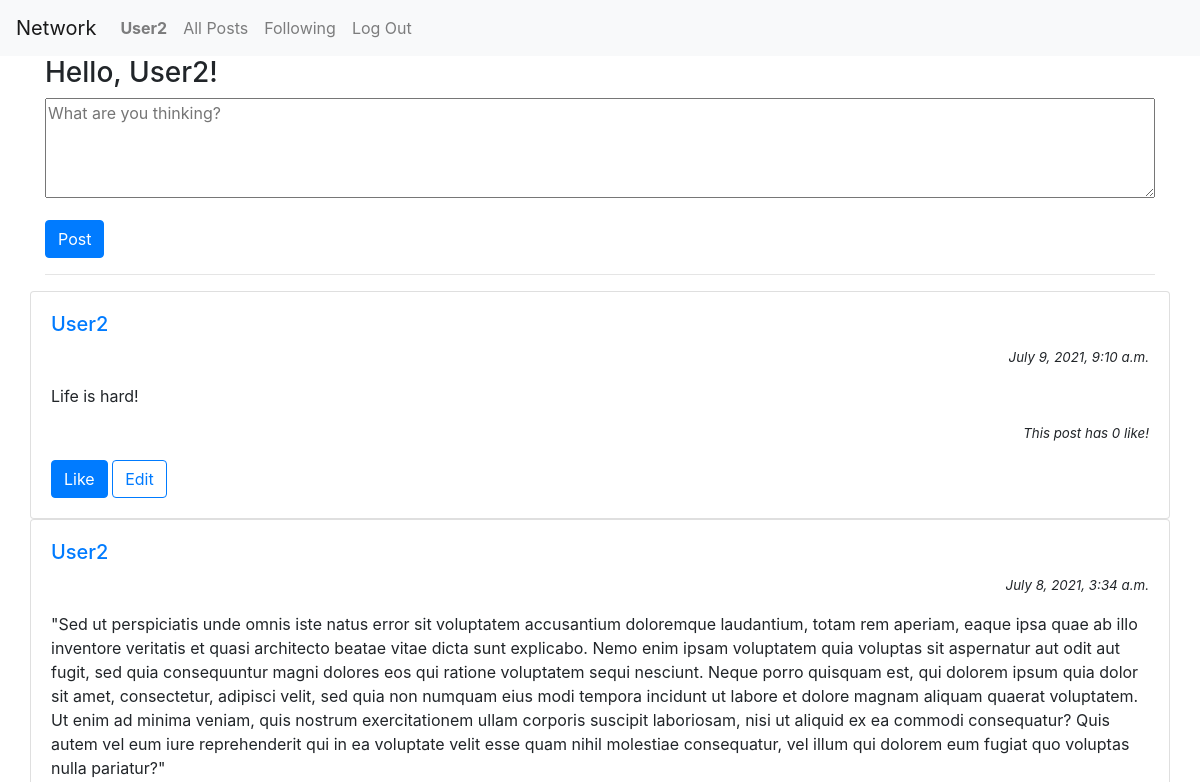
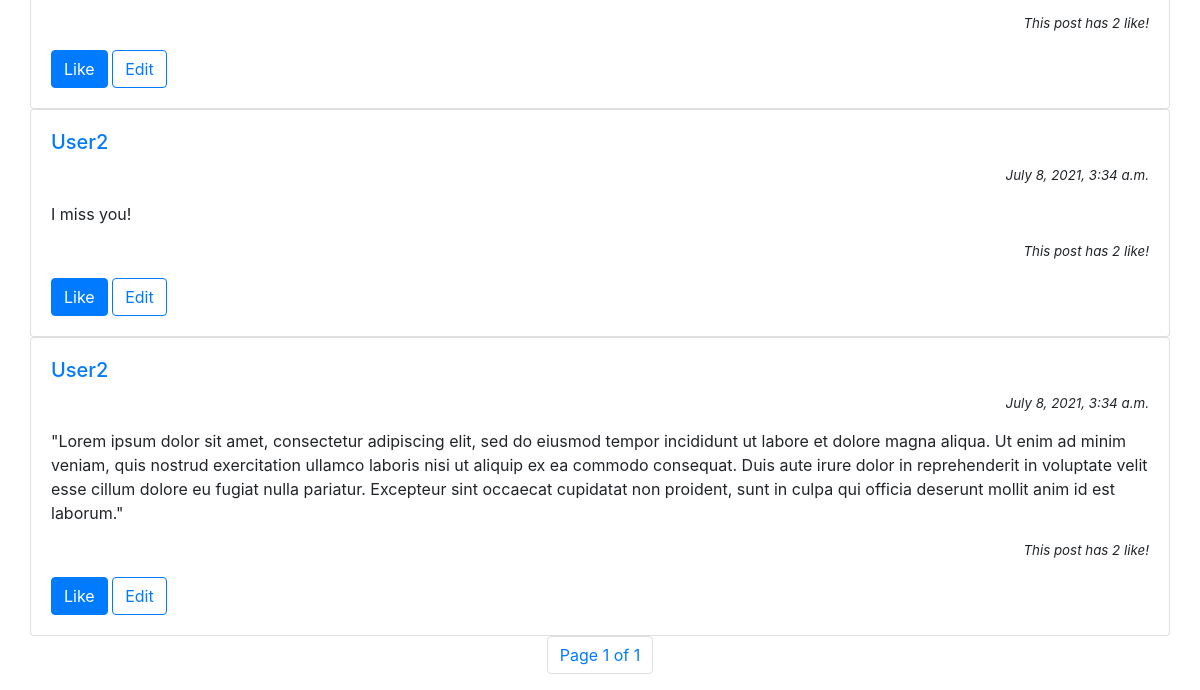
Before: / (signed in) with the older database file (2 pictures, top to bottom).
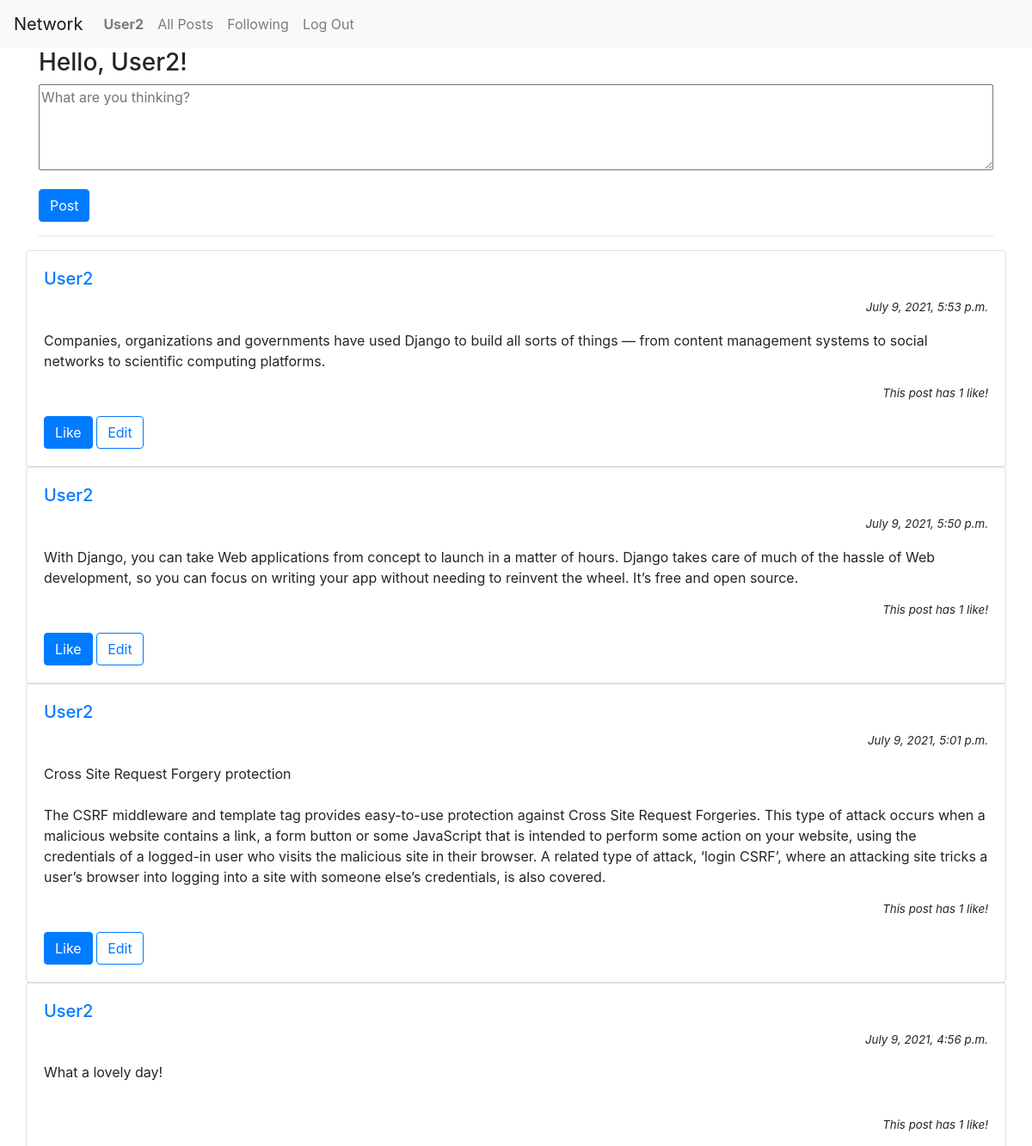
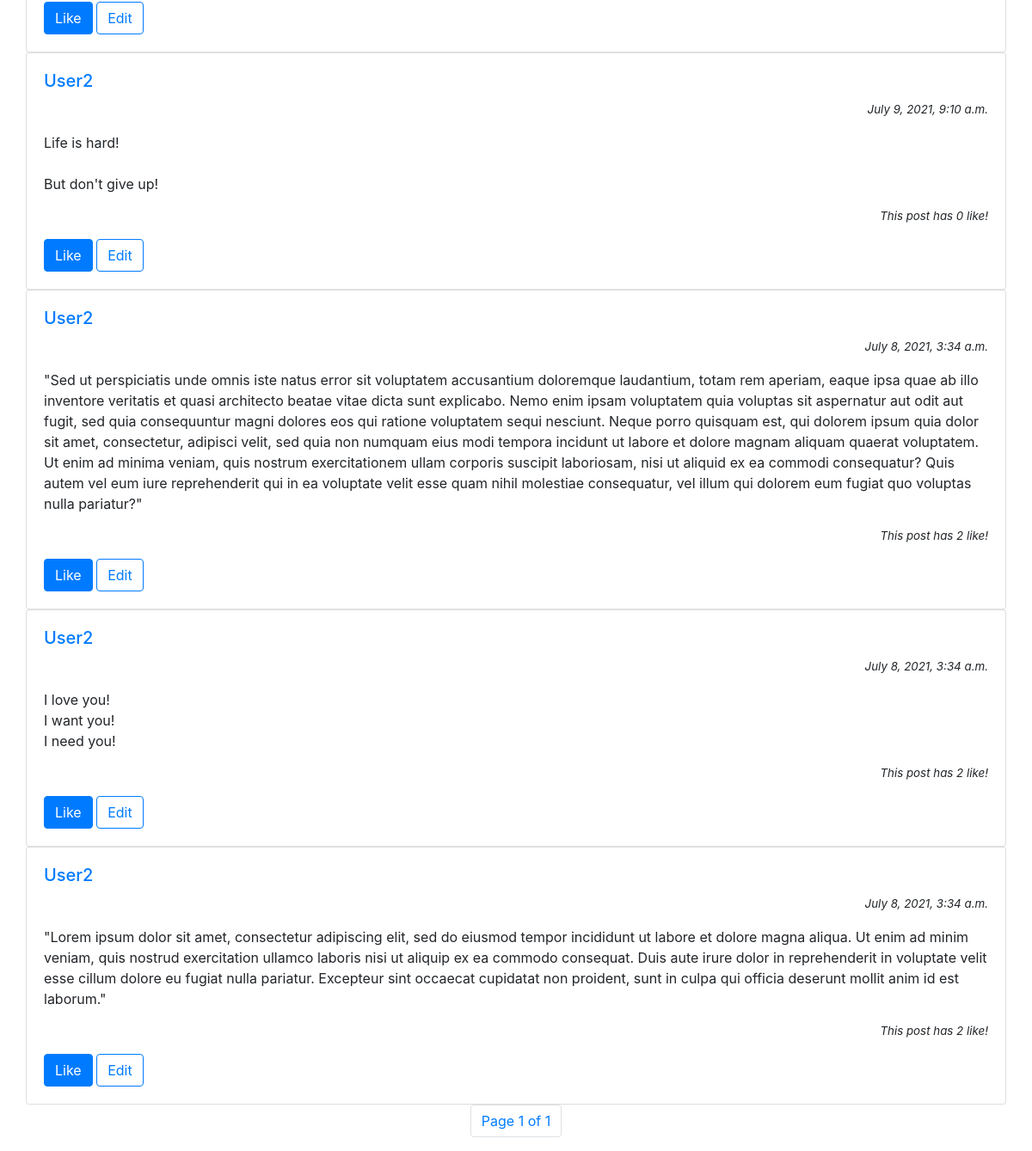
After: the same page with the newer database file (2 pictures, top to bottom).
### network/models.py (models this page shows, shortened)
class Post(models.Model):
    poster = models.ForeignKey(User, on_delete=models.CASCADE)
    content = models.TextField()
    date_created = models.DateTimeField(auto_now_add=True)
    last_modified = models.DateTimeField(auto_now=True)
    like = models.IntegerField(default=0)

class User(AbstractUser):
    followings = models.ManyToManyField('User', related_name='_followings')
    followers = models.ManyToManyField('User', related_name='_followers')
    liked = models.ManyToManyField('Post')

### network/views.py (the view, shortened to what this page needs)
# urls.py: path("", views.index, name="index"),
def index(request):
    if request.method == "GET":
        if request.user.is_authenticated:
            followings = request.user.followings.all()
            posts_list = Post.objects.filter(Q(poster__in=followings)|Q(poster=request.user)).order_by('-date_created')
            paginator = Paginator(posts_list, 10) # Show 3 posts per page.
            page_number = request.GET.get('page')
            posts = paginator.get_page(page_number)
            return render(request, "network/index.html", {
                'form': CreatePostForm(),
                'posts': posts
            })
        else:
            return render(request,"network/index.html")

### network/views.py
class CreatePostForm(ModelForm):
    class Meta:
        model = Post
        fields = ['content']
        widgets = {
            'content': Textarea(attrs={
                'placeholder': 'What are you thinking?'
            })
        }
        labels = {
            'content': ''
        }

### network/templates/network/index.html (shortened to what this page needs)
{% extends "network/layout.html" %}
{% block body %}
{% if user.is_authenticated %}
<div class="row">
    <div class="col-sm">
        <h3>Hello, {{ user.username }}!</h3>
        <form action=" {% url 'index' %}" method="POST">
            <div class="form-group">
                {{ form }}
            </div>
            <input type="submit" class="btn btn-primary" value="Post">
        </form>
        <hr>
    </div>
</div>
{% for post in posts %}
<div class="row">
    <div class="card" style="width: 100%;">
        <div class="card-body">
            <a href="{% url 'profile' post.poster.id %}">
                <h5 class="card-title">{{ post.poster }}</h5>
            </a>
            <p class="card-text" style="text-align: right; font-size: smaller; font-style: italic;">{{ post.date_created }}</p>
            <p id="content_{{ post.id }}" class="card-text" style="white-space: pre-wrap;">{{ post.content }}</p>
            <p id="like_display_{{ post.id }}" class="card-text" style="text-align: right; font-size: smaller; font-style: italic;">
                This post has {{ post.like }} like!</p>
            <button id="like_{{ post.id }}" type="button" class="btn btn-primary"
                onclick="likeFunction('{{ post.id }}')">Like</button>
            {% if post.poster == request.user %}
            <button id="edit_{{ post.id }}" type="button" class="btn btn-outline-primary"
                onclick="editFunction('{{ post.id }}')">Edit</button>
            {% endif %}
        </div>
    </div>
</div>
{% endfor %}
<nav aria-label="Page navigation">
    <ul class="pagination justify-content-center">
        <li class="page-item"><a class="page-link" href="">Page {{ posts.number }} of {{ posts.paginator.num_pages }}</a></li>
    </ul>
  </nav>
{% endif %}
{% endblock %}

Changed rows visible on the page:
added Post: poster "User2", date_created "July 9, 2021, 5:53 p.m.", content "Companies, organizations and governments have used Django to build all sorts of things — from content management systems to social networks to scientific computing platforms.", like "1"
added Post: poster "User2", date_created "July 9, 2021, 5:50 p.m.", content "With Django, you can take Web applications from concept to launch in a matter of hours. Django takes care of much of the hassle of Web development, so you can focus on writing your app without needing to reinvent the wheel. It’s free and open source.", like "1"
added Post: poster "User2", date_created "July 9, 2021, 5:01 p.m.", content "Cross Site Request Forgery protection The CSRF middleware and template tag provides easy-to-use protection against Cross Site Request Forgeries. This type of attack occurs when a malicious website contains a link, a form button or some JavaScript that is intended to perform some action on your website, using the credentials of a logged-in user who visits the malicious site in their browser. A related type of attack, ‘login CSRF’, where an attacking site tricks a user’s browser into logging into a site with someone else’s credentials, is also covered.", like "1"
added Post: poster "User2", date_created "July 9, 2021, 4:56 p.m.", content "What a lovely day!", like "1"
changed Post: content "Life is hard!" → "Life is hard! But don't give up!"
changed Post: content "I miss you!" → "I love you! I want you! I need you!"
